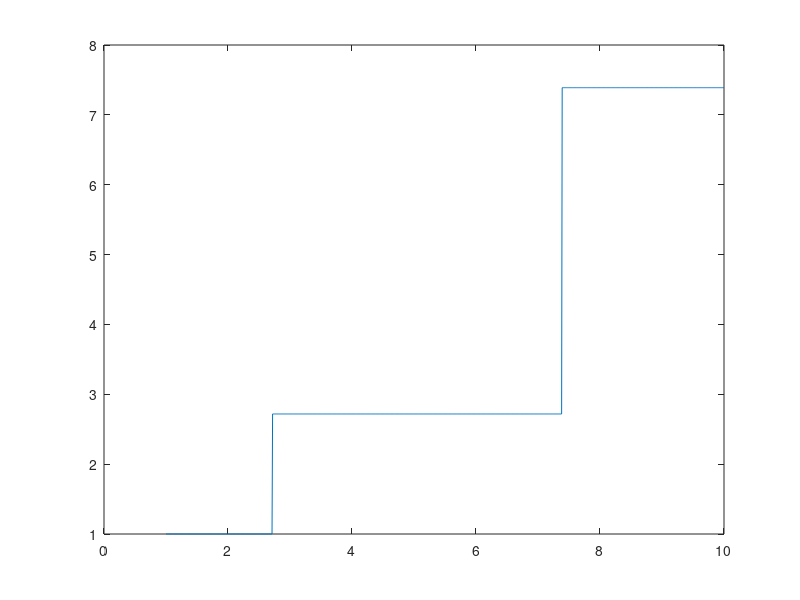

This figure's MATLAB source: (Note: this script raises an error after producing the figure.)
clc;
clear;

interval = linspace(1, 10, 1001);
x = linspace(1, 10, 1001);

iter = 52;
for ii = 1:iter
    x = sqrt(x);
end

for ii = 1:iter
    x = x.^2;
end

err = interval - x;

plot(interval, x);
hold on;

h = refline(1,0);
set(h, 'LineStyle', '--', 'Color', 'k');